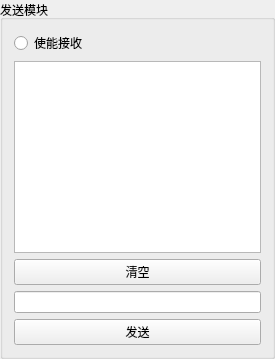
        <widget class="QGroupBox" name="groupBox_senddata">
         <property name="maximumSize">
          <size>
           <width>275</width>
           <height>16777215</height>
          </size>
         </property>
         <property name="title">
          <string>发送模块</string>
         </property>
         <layout class="QVBoxLayout" name="verticalLayout_4">
          <item>
           <widget class="QRadioButton" name="radioButton_enablereceive">
            <property name="maximumSize">
             <size>
              <width>300</width>
              <height>16777215</height>
             </size>
            </property>
            <property name="text">
             <string>使能接收</string>
            </property>
           </widget>
          </item>
          <item>
           <widget class="QTextBrowser" name="receivedata_textBrowser">
            <property name="maximumSize">
             <size>
              <width>300</width>
              <height>16777215</height>
             </size>
            </property>
           </widget>
          </item>
          <item>
           <widget class="QPushButton" name="pushButton_cleanreceive">
            <property name="maximumSize">
             <size>
              <width>300</width>
              <height>16777215</height>
             </size>
            </property>
            <property name="styleSheet">
             <string notr="true">font: 12pt &quot;楷体&quot;;</string>
            </property>
            <property name="text">
             <string>清空</string>
            </property>
           </widget>
          </item>
          <item>
           <widget class="QLineEdit" name="lineEdit_senddata">
            <property name="maximumSize">
             <size>
              <width>300</width>
              <height>16777215</height>
             </size>
            </property>
            <property name="styleSheet">
             <string notr="true">font: 75 12pt &quot;微软雅黑&quot;;</string>
            </property>
           </widget>
          </item>
          <item>
           <widget class="QPushButton" name="pushButton_send_message">
            <property name="maximumSize">
             <size>
              <width>300</width>
              <height>16777215</height>
             </size>
            </property>
            <property name="styleSheet">
             <string notr="true">font: 12pt &quot;楷体&quot;;</string>
            </property>
            <property name="text">
             <string>发送</string>
            </property>
           </widget>
          </item>
         </layout>
        </widget>
